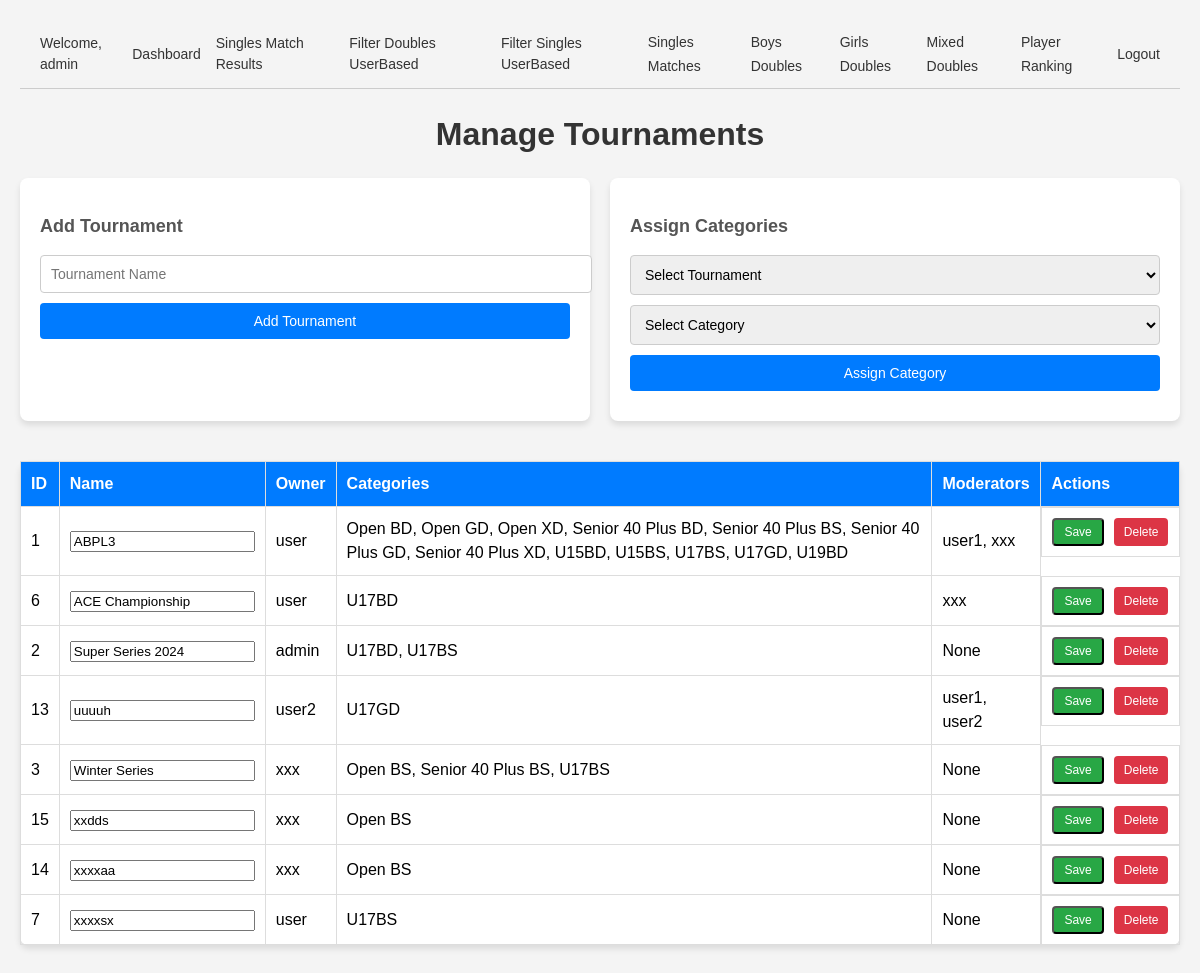
/insert_tournament.php (signed in), run on an earlier commit of the app's database.
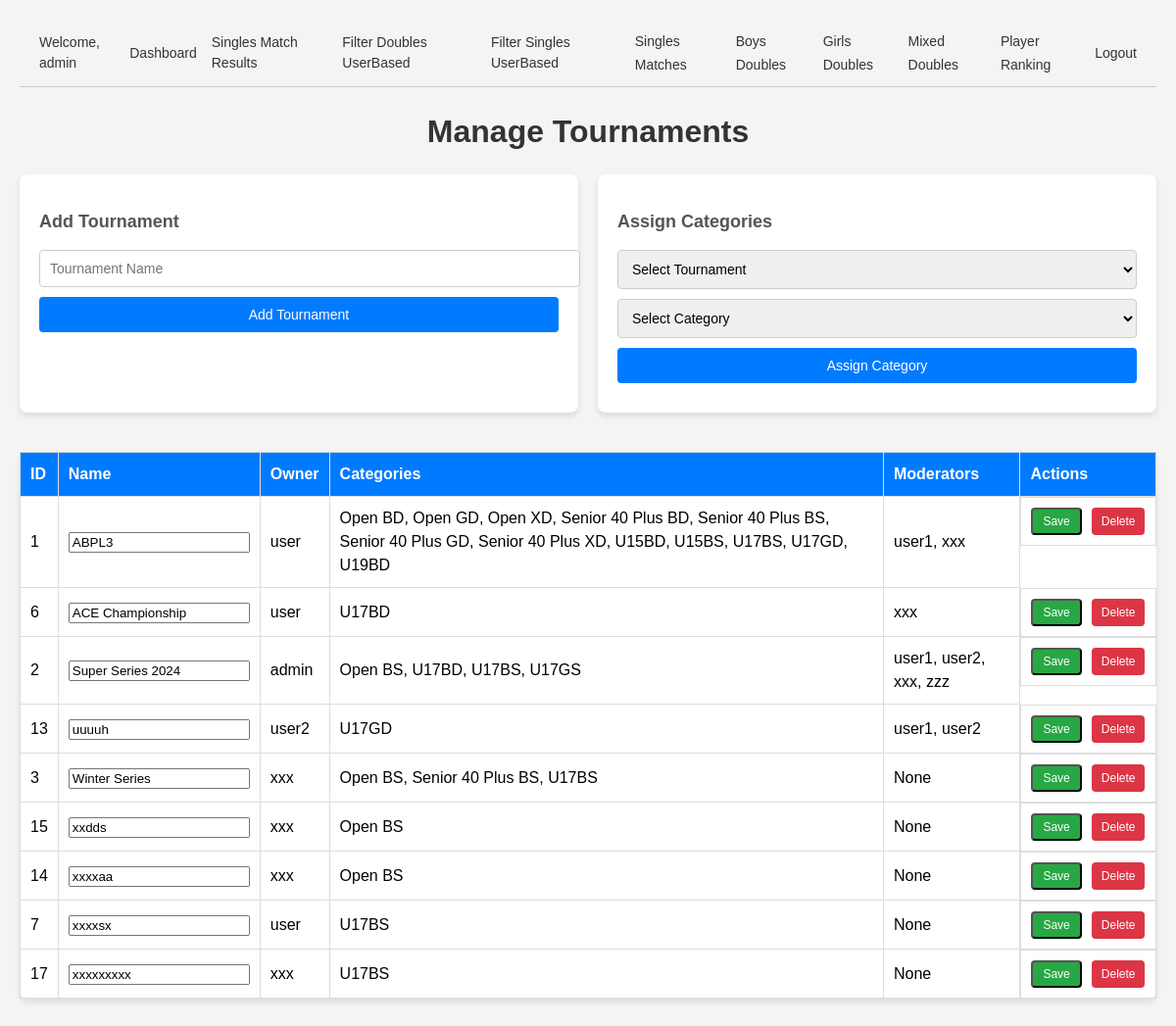
And on a later commit of the database.
### tables this page shows
CREATE TABLE `tournaments` (
  `id` int(11) NOT NULL,
  `name` varchar(255) NOT NULL,
  `created_by` int(11) DEFAULT NULL,
  `year` int(11) NOT NULL DEFAULT year(curdate()),
  `moderated_by` int(11) DEFAULT NULL
);

CREATE TABLE `users` (
  `id` int(11) NOT NULL,
  `username` varchar(255) NOT NULL,
  `password` varchar(255) NOT NULL,
  `mobile_no` varchar(20) DEFAULT NULL,
  `notes` text DEFAULT NULL,
  `role` enum('admin','user','visitor','moderator') NOT NULL DEFAULT 'visitor',
  `is_team` tinyint(1) DEFAULT 0,
  `created_at` timestamp NULL DEFAULT current_timestamp(),
  `email` varchar(255) DEFAULT NULL,
  `last_login` datetime DEFAULT NULL
);

### insert_tournament.php (the view, shortened to what this page needs)
<?php
include 'header.php';
require 'auth.php';
function fetchTournaments($conn) {
    $query = "
        SELECT
            t.id AS tournament_id,
            t.name AS tournament_name,
            u.username AS owner_name,
            GROUP_CONCAT(DISTINCT c.name ORDER BY c.name SEPARATOR ', ') AS categories,
            GROUP_CONCAT(DISTINCT m.username ORDER BY m.username SEPARATOR ', ') AS moderators
        FROM tournaments t
        LEFT JOIN users u ON t.created_by = u.id
        LEFT JOIN tournament_categories tc ON t.id = tc.tournament_id
        LEFT JOIN categories c ON tc.category_id = c.id
        LEFT JOIN tournament_moderators tm ON t.id = tm.tournament_id
        LEFT JOIN users m ON tm.user_id = m.id
        GROUP BY t.id
        ORDER BY t.name;
    ";
    $result = $conn->query($query);
    return $result->fetch_all(MYSQLI_ASSOC);
}
$tournaments = fetchTournaments($conn);
?>
<!DOCTYPE html>
<html lang="en">
<head>
</head>
<body>
    <h1>Manage Tournaments</h1>
    <div class="form-container">
        <form method="POST">
            <h2>Add Tournament</h2>
            <input type="text" name="tournament_name" placeholder="Tournament Name" required>
            <button type="submit" name="add_tournament">Add Tournament</button>
        </form>
        <form method="POST">
            <h2>Assign Categories</h2>
            <select name="tournament_id" required>
                <option value="">Select Tournament</option>
            </select>
            <select name="category_id" required>
                <option value="">Select Category</option>
            </select>
            <button type="submit" name="add_category">Assign Category</button>
        </form>
    </div>
    <table>
        <thead>
            <tr>
                <th>ID</th>
                <th>Name</th>
                <th>Owner</th>
                <th>Categories</th>
                <th>Moderators</th>
                <th>Actions</th>
            </tr>
        </thead>
        <tbody>
            <?php foreach ($tournaments as $row): ?>
                <form method="POST">
                    <tr>
                        <td><?= htmlspecialchars($row['tournament_id']) ?></td>
                        <td>
                            <input type="text" name="tournament_name" value="<?= htmlspecialchars($row['tournament_name']) ?>" required>
                        </td>
                        <td><?= htmlspecialchars($row['owner_name'] ?? 'Unknown') ?></td>
                        <td><?= htmlspecialchars($row['categories'] ?? 'None') ?></td>
                        <td><?= htmlspecialchars($row['moderators'] ?? 'None') ?></td>
                        <td class="actions">
                            <button type="submit" name="update_tournament" class="edit">Save</button>
                            <a href="?delete_tournament=<?= $row['tournament_id'] ?>" class="delete" onclick="return confirm('Are you sure?')">Delete</a>
                        </td>
                    </tr>
                </form>
            <?php endforeach; ?>
        </tbody>
    </table>
</body>
</html>

What changed in the data, as far as the page shows it:
computed for tournaments "Super Series 2024": categories "U17BD, U17BS" → "Open BS, U17BD, U17BS, U17GS"; moderators "None" → "user1, user2, xxx, zzz"
added tournaments: id "17", tournament_name "xxxxxxxxx", created_by.username "xxx", categories "U17BS", moderators "None"
